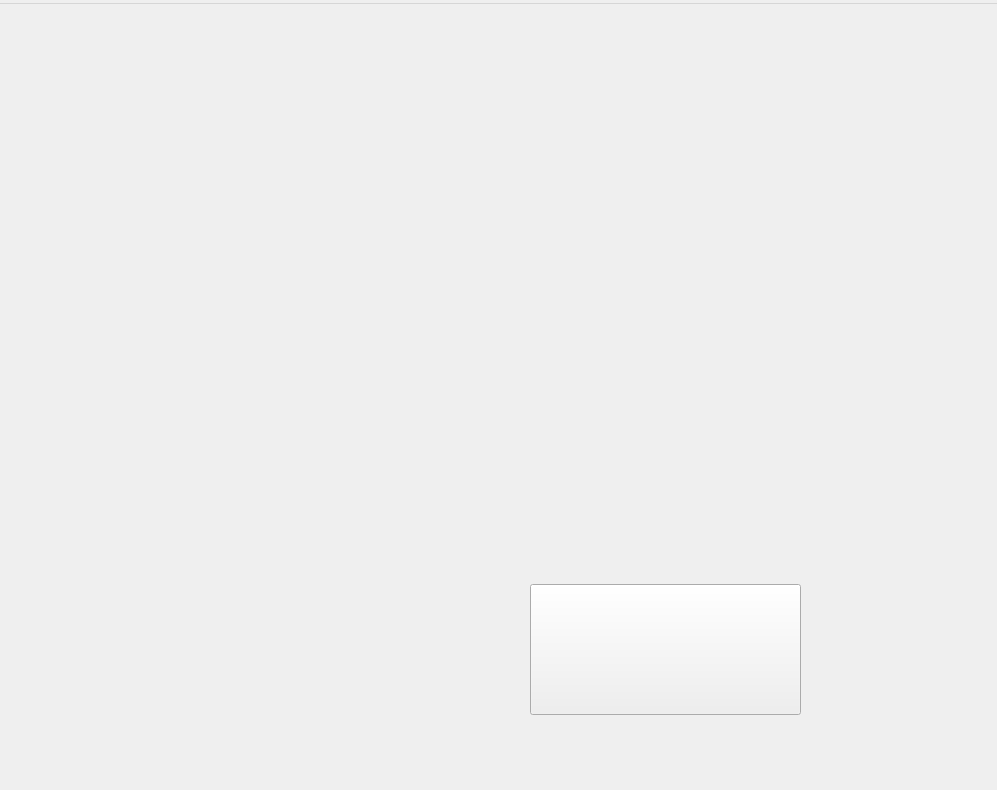
<?xml version="1.0" encoding="UTF-8"?>
<ui version="4.0">
 <class>MainWindow</class>
 <widget class="QMainWindow" name="MainWindow">
  <property name="geometry">
   <rect>
    <x>0</x>
    <y>0</y>
    <width>997</width>
    <height>790</height>
   </rect>
  </property>
  <property name="windowTitle">
   <string>MainWindow</string>
  </property>
  <widget class="QWidget" name="centralWidget">
   <widget class="QPushButton" name="pushButton">
    <property name="geometry">
     <rect>
      <x>530</x>
      <y>580</y>
      <width>271</width>
      <height>131</height>
     </rect>
    </property>
    <property name="styleSheet">
     <string notr="true">border-image:url(:/images/startbutton.png)</string>
    </property>
    <property name="text">
     <string/>
    </property>
   </widget>
  </widget>
  <widget class="QMenuBar" name="menuBar">
   <property name="geometry">
    <rect>
     <x>0</x>
     <y>0</y>
     <width>997</width>
     <height>26</height>
    </rect>
   </property>
   <widget class="QMenu" name="menu">
    <property name="tearOffEnabled">
     <bool>false</bool>
    </property>
    <property name="title">
     <string/>
    </property>
   </widget>
   <addaction name="menu"/>
  </widget>
  <action name="actionquit">
   <property name="text">
    <string>退出</string>
   </property>
  </action>
 </widget>
 <layoutdefault spacing="6" margin="11"/>
 <resources/>
 <connections/>
</ui>
